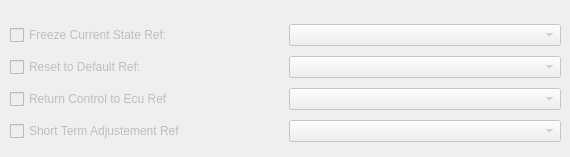
      <widget class="QWidget" name="tab_11">
       <attribute name="title">
        <string>Misc</string>
       </attribute>
       <widget class="QWidget" name="layoutWidget">
        <property name="geometry">
         <rect>
          <x>10</x>
          <y>20</y>
          <width>551</width>
          <height>128</height>
         </rect>
        </property>
        <layout class="QVBoxLayout" name="verticalLayout_9">
         <item>
          <layout class="QHBoxLayout" name="horizontalLayout_14">
           <item>
            <widget class="QCheckBox" name="checkBox_8">
             <property name="enabled">
              <bool>false</bool>
             </property>
             <property name="text">
              <string>Freeze Current State Ref:</string>
             </property>
            </widget>
           </item>
           <item>
            <widget class="QComboBox" name="comboBox">
             <property name="enabled">
              <bool>false</bool>
             </property>
            </widget>
           </item>
          </layout>
         </item>
         <item>
          <layout class="QHBoxLayout" name="horizontalLayout_15">
           <item>
            <widget class="QCheckBox" name="checkBox_9">
             <property name="enabled">
              <bool>false</bool>
             </property>
             <property name="text">
              <string>Reset to Default Ref:</string>
             </property>
            </widget>
           </item>
           <item>
            <widget class="QComboBox" name="comboBox_2">
             <property name="enabled">
              <bool>false</bool>
             </property>
            </widget>
           </item>
          </layout>
         </item>
         <item>
          <layout class="QHBoxLayout" name="horizontalLayout_16">
           <item>
            <widget class="QCheckBox" name="checkBox_10">
             <property name="enabled">
              <bool>false</bool>
             </property>
             <property name="text">
              <string>Return Control to Ecu Ref</string>
             </property>
            </widget>
           </item>
           <item>
            <widget class="QComboBox" name="comboBox_3">
             <property name="enabled">
              <bool>false</bool>
             </property>
            </widget>
           </item>
          </layout>
         </item>
         <item>
          <layout class="QHBoxLayout" name="horizontalLayout_17">
           <item>
            <widget class="QCheckBox" name="checkBox_11">
             <property name="enabled">
              <bool>false</bool>
             </property>
             <property name="text">
              <string>Short Term Adjustement Ref</string>
             </property>
            </widget>
           </item>
           <item>
            <widget class="QComboBox" name="comboBox_4">
             <property name="enabled">
              <bool>false</bool>
             </property>
            </widget>
           </item>
          </layout>
         </item>
        </layout>
       </widget>
      </widget>
